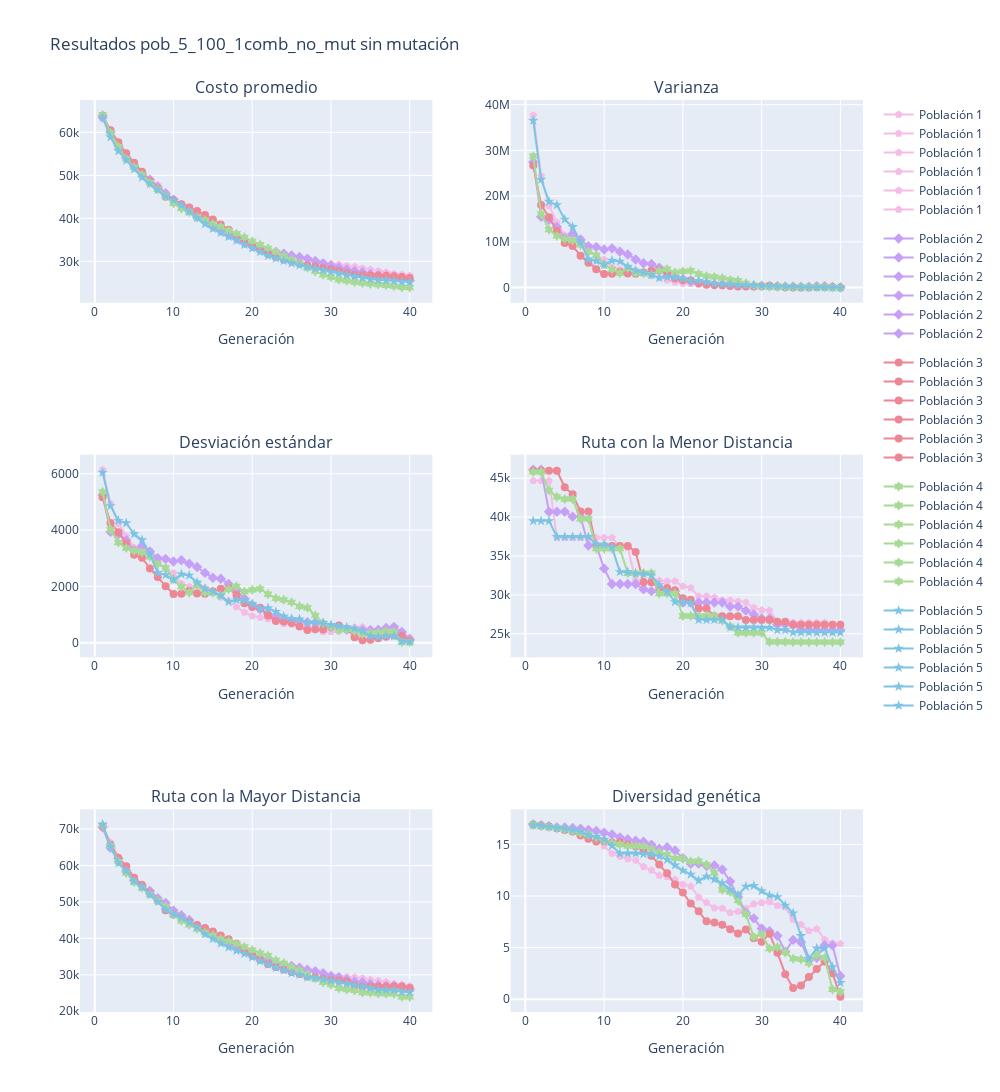

Source (notebook cell):
### Code cell
show_report(resultados2, max_gen_, msg=f"Resultados {exp_name2} sin mutación")
